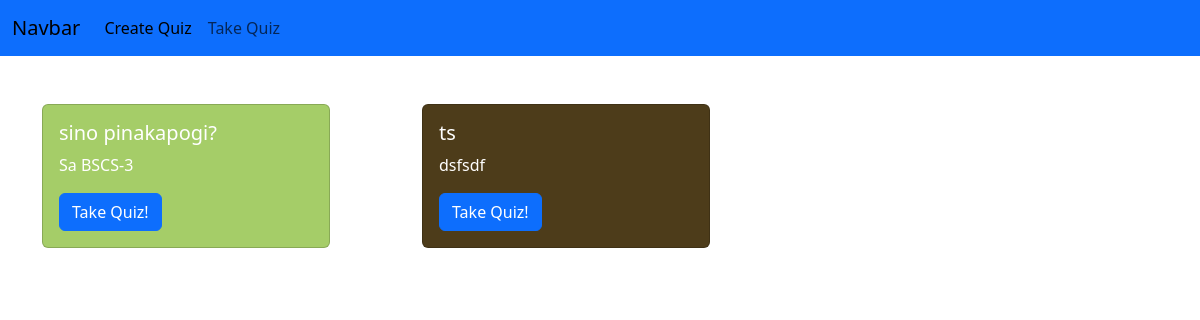
Page /take on the earlier database version.
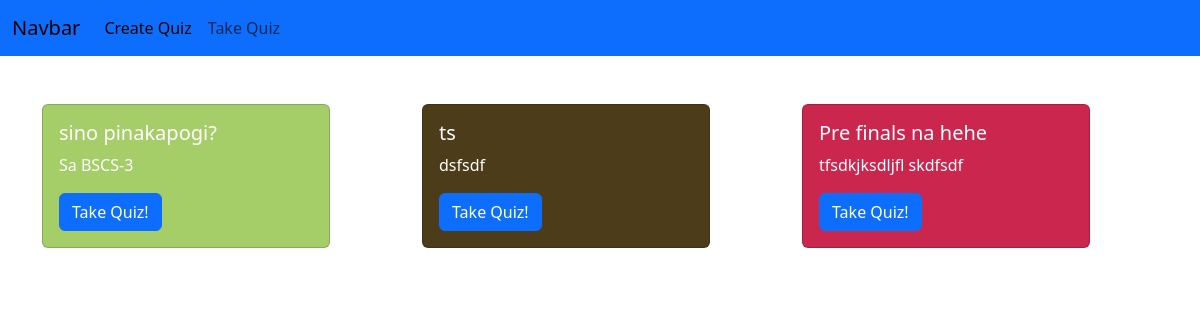
Same page on the later database version.
### tables this page shows
CREATE TABLE quizzes (
                id INTEGER PRIMARY KEY,
                quizTitle TEXT,
                description TEXT
            );

### main.py (the view)
@app.route("/take",  methods=["POST", "GET"])
def take():
    db = get_db()
    cursor = db.cursor()
    if(request.method == "GET"):
        cursor.execute( '''
            CREATE TABLE IF NOT EXISTS quizzes (
                id INTEGER PRIMARY KEY,
                quizTitle TEXT,
                description TEXT
            );
        ''')
        res = cursor.execute("SELECT * FROM quizzes").fetchall()
        return render_template("take.html", quizzes = res,  bgColor=generate_random_color)

### main.py (called while the page is built)
def generate_random_color():
    color = "#{:06x}".format(random.randint(0, 0xFFFFFF))
    return color

def get_db():
    db = getattr(g, '_database', None)
    if db is None:
        db = g._database = sqlite3.connect("quiz-app.db")
    return db

### templates/take.html
{% extends "base.html" %} {% block content %}
<div class="container mt-5">
  {% if quizzes %}
  <div class="row">
    {% for quiz in quizzes %}
    <div class="col-lg-4">
      <div class="card" style="width: 18rem; background: {{bgColor()}}">
        <div class="card-body text-white">
          <h5 class="card-title">{{quiz.1}}</h5>
          <p class="card-text">{{quiz.2}}</p>
          <a
            href="{{ url_for('takeQuiz', quiz_number=quiz.0, quizTitle=quiz.1) }}"
            class="btn btn-primary"
            >Take Quiz!</a
          >
        </div>
      </div>
    </div>
    {%endfor %}
  </div>
  {% else %}
  <p>No quizzes available.</p>
  {% endif %}
</div>
{%endblock %}

### templates/base.html (shortened to what this page needs)
<!DOCTYPE html>
<html lang="en">
  <head>
    <link
      href="https://cdn.jsdelivr.net/npm/bootstrap@5.3.2/dist/css/bootstrap.min.css"
      rel="stylesheet"
    />
  </head>
  <body>
    <nav class="navbar navbar-expand-lg bg-primary">
      <div class="container-fluid">
        <a class="navbar-brand" href="#">Navbar</a>
        <div class="collapse navbar-collapse" id="navbarNav">
          <ul class="navbar-nav">
            <li class="nav-item">
              <a class="nav-link active" aria-current="page" href="/create-quiz"
                >Create Quiz</a
              >
            </li>
            <li class="nav-item">
              <a class="nav-link" href="/take">Take Quiz</a>
            </li>
          </ul>
        </div>
      </div>
    </nav>
    {% block content %} {%endblock %}
  </body>
</html>

Differences in the rows shown:
added quizzes: quizTitle "Pre finals na hehe", description "tfsdkjksdljfl skdfsdf"
